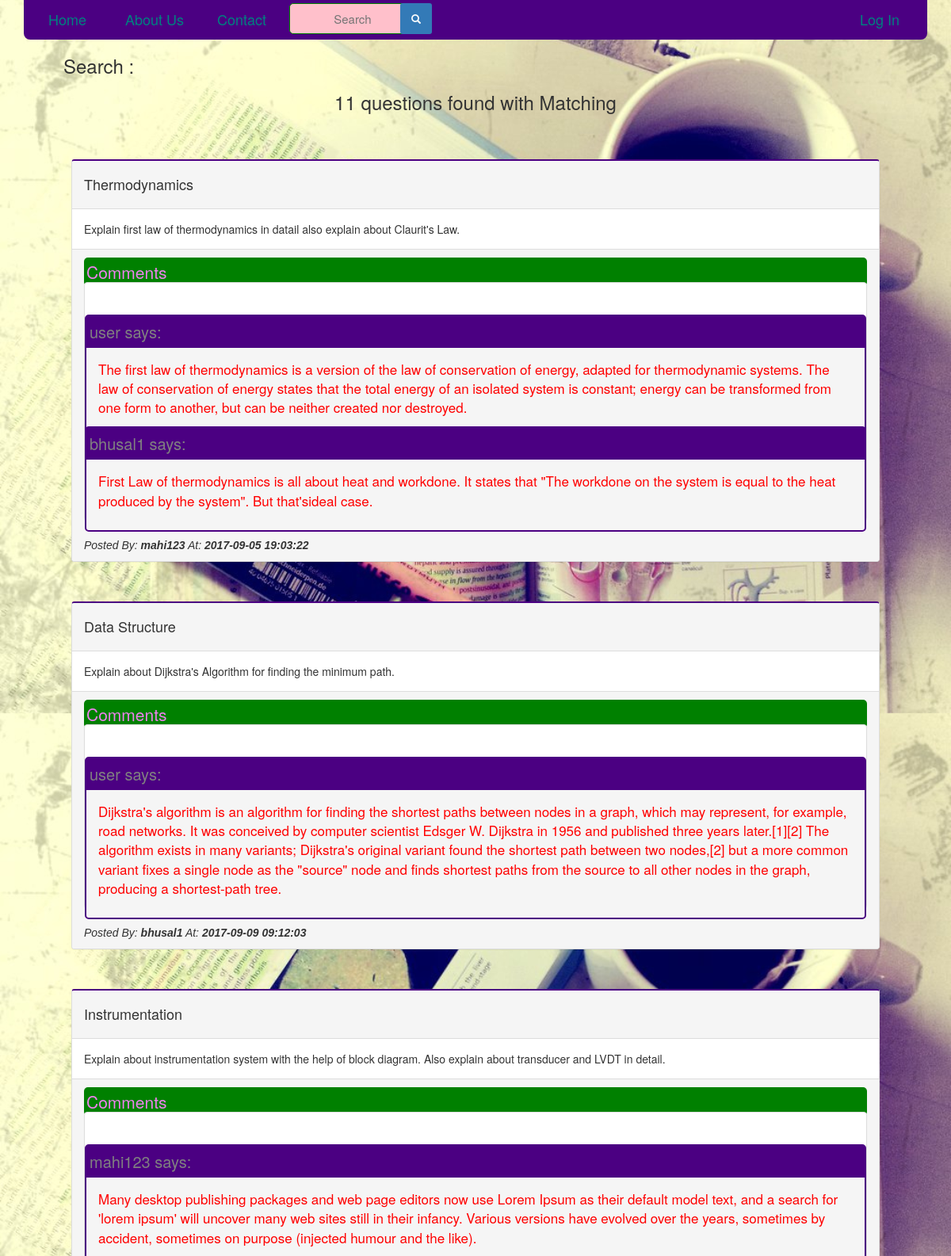
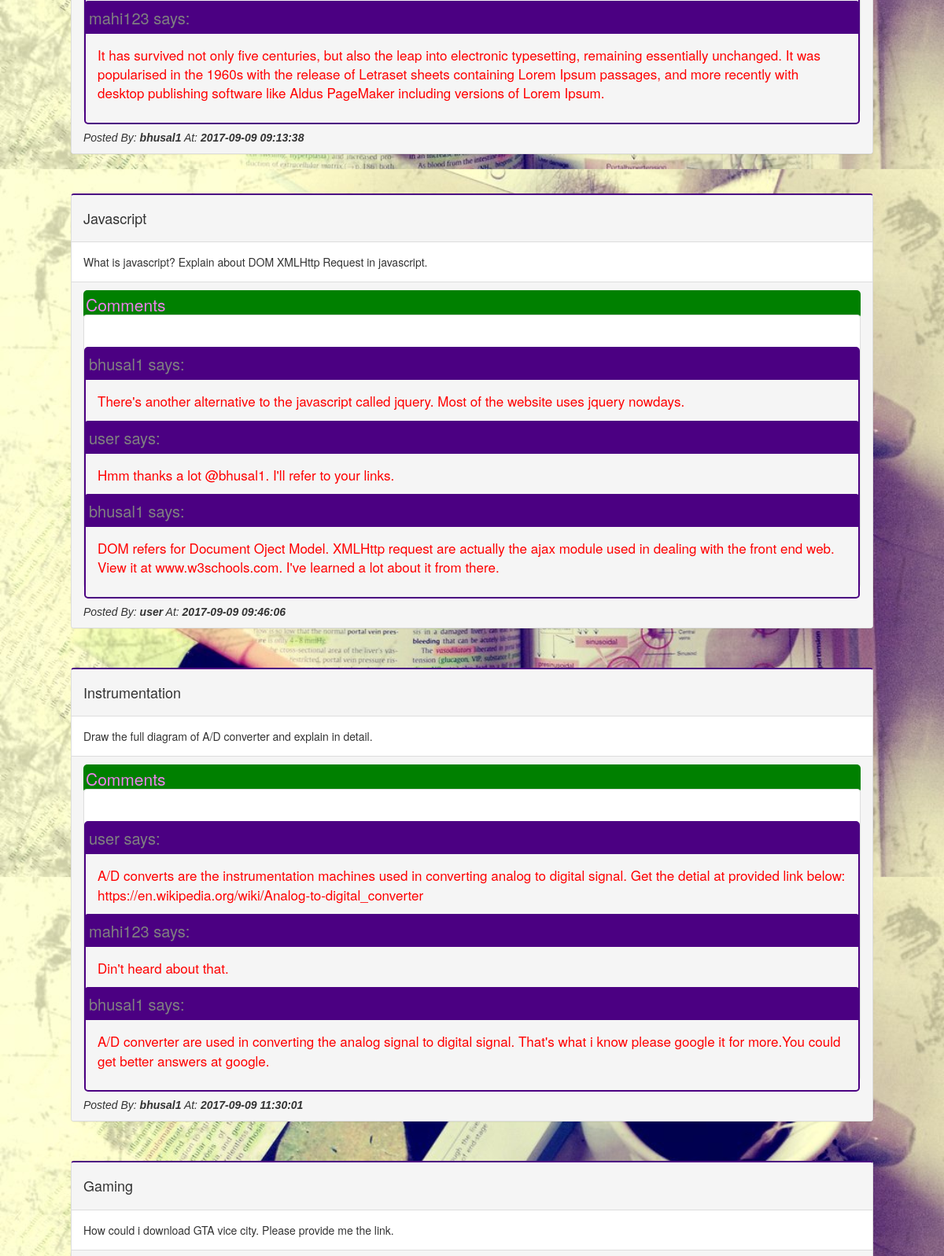
The app's page /search_home.php (upper part) with its own data (2 pictures, top to bottom).
### tables this page shows
CREATE TABLE `questions` (
  `id` int(11) NOT NULL,
  `username` text NOT NULL,
  `title` text NOT NULL,
  `question` text NOT NULL,
  `time` timestamp NOT NULL DEFAULT CURRENT_TIMESTAMP
);

CREATE TABLE `comment` (
  `id` int(11) NOT NULL,
  `link_id` varchar(11) NOT NULL,
  `comment` text NOT NULL,
  `username` text NOT NULL
);

### search_home.php (the view, shortened to what this page needs)
<?php
$search= $_SESSION["search_question"];
 ?>
<!DOCTYPE html>
<html lang="en">
    <head>
        <link href="Bootstrap/css/bootstrap.css" rel="stylesheet" type="text/css"/>
        <link href="style.css" rel="stylesheet" type="text/css"/>
    </head>
    <body style="background-image: url('study.jpg');background-size: cover;width:100%;height:650px;overflow-x:hidden;overflow-y: scroll" class="img-responsive">
        <div class="container">
            <?php
            include './navigation.php';
            ?>
         <h3 style="margin-left: 50px;">Search : <?php echo $search; ?></h3>
  		<?php
                    	$i = 0;
                    	 $conn =   $conn = new mysqli("localhost", "root", "", "project");
                    	$sql = "SELECT * FROM questions WHERE question LIKE '%".$search."%' ";
                    	$result = $conn->query($sql);
                    	while ($row = $result->fetch_assoc()){
                    		$i++;
                    	}
                    if($i==0)
                    {
                    	echo '<h3 style="text-align:center">No questions found with <span style="color:red"> '.$search.
                    	' </span> Matching </h3>';
                    }
                    else
                    {
                    	echo '<h3 style="text-align:center">'.$i.' questions found with <span style="color:red"> '.$search.
                    	'</span>   Matching </h3>';
                    }
  		 ?>
			 <div class="jumbotron" style="background:none;margin-bottom: 10px;" >
                    <?php
                    $conn =   $conn = new mysqli("localhost", "root", "", "project");
                    $sql = "SELECT * FROM questions WHERE question LIKE '%".$search."%' ";
                    $result = $conn->query($sql);
                    while ($row = $result->fetch_assoc()):
                    ?>
                    <div class="panel panel-default" style="border-top:2px solid indigo;box-shadow: 100px 200px solid #E8DEDE;margin-bottom: 50px">
                    <div class="panel-heading">
                    <h4><?php echo $row["title"]; ?></h4></div>
                    <div class="panel-body"><?php echo $row["question"]; ?></div>
                    <div class="panel-footer">
                        <p style="color:violet;border-radius: 5px;width:100%;cursor:pointer;padding:3px;background: green">Comments</p> <br>
                        <div class="panel panel-default" style="margin-top: -40px">
                            <br clear="all"><br>
                          <?php
                                $sql2 = "SELECT * FROM comment ORDER BY id DESC";
                                 $result2 = $conn->query($sql2);
                                 while ($row2 = $result2->fetch_assoc()):
                           ?>
                         <?php
                          if($row2["link_id"]==$row["id"])
                          {
                                echo'<div class="panel-footer" style="border:2px solid indigo;border-radius:5px;font-size:17px;margin-bottom:-15px">
                                <p style="height:40px;line-height:40px;padding-left:4px;padding-right:5px;margin-left:-15px;color:gray;margin-top:-10px;margin-right:-15px;font-size:20px;background:indigo">'.$row2["username"].' says:';
                                echo    '</p>
                                <p style="color:red;font-size:17px">'. $row2["comment"].'</p>
                                </div>';
                          }
                             ?>
                          <?php endwhile;  ?>
                        </div>
                    <i style="font-family: sans-serif;">Posted By: <b><?php echo $row["username"]; ?></b> At: <b><?php echo $row["time"]; ?></b></i>
                    </div>
                    </div>
            <?php  endwhile; ?>
            </div>
          </div>
 </body>
 </html>

### records on screen
questions: title "Thermodynamics", question "Explain first law of thermodynamics in datail also explain about Claurit's Law.", username "mahi123", time "2017-09-05 19:03:22"
comment: username "user", comment "The first law of thermodynamics is a version of the law of conservation of energy, adapted for thermodynamic systems. The law of conservation of energy states that the total energy of an isolated system is constant; energy can be transformed from one form to another, but can be neither created nor destroyed."
comment: username "bhusal1", comment "First Law of thermodynamics is all about heat and workdone. It states that \"The workdone on the system is equal to the heat produced by the system\". But that'sideal case."
questions: title "Data Structure", question "Explain about Dijkstra's Algorithm for finding the minimum path.", username "bhusal1", time "2017-09-09 09:12:03"
comment: username "user", comment "Dijkstra's algorithm is an algorithm for finding the shortest paths between nodes in a graph, which may represent, for example, road networks. It was conceived by computer scientist Edsger W. Dijkstra in 1956 and published three years later.[1][2] The algorithm exists in many variants; Dijkstra's original variant found the shortest path between two nodes,[2] but a more common variant fixes a single node as the \"source\" node and finds shortest paths from the source to all other nodes in the graph, producing a shortest-path tree."
questions: title "Instrumentation", question "Explain about instrumentation system with the help of block diagram. Also explain about transducer and LVDT in detail.", username "bhusal1", time "2017-09-09 09:13:38"
comment: username "mahi123", comment "Many desktop publishing packages and web page editors now use Lorem Ipsum as their default model text, and a search for 'lorem ipsum' will uncover many web sites still in their infancy. Various versions have evolved over the years, sometimes by accident, sometimes on purpose (injected humour and the like)."
comment: username "mahi123", comment "It has survived not only five centuries, but also the leap into electronic typesetting, remaining essentially unchanged. It was popularised in the 1960s with the release of Letraset sheets containing Lorem Ipsum passages, and more recently with desktop publishing software like Aldus PageMaker including versions of Lorem Ipsum."
questions: title "Javascript", question "What is javascript? Explain about DOM XMLHttp Request in javascript.", username "user", time "2017-09-09 09:46:06"
comment: username "bhusal1", comment "There's another alternative to the javascript called jquery. Most of the website uses jquery nowdays."
comment: username "user", comment "Hmm thanks a lot @bhusal1. I'll refer to your links."
comment: username "bhusal1", comment "DOM refers for Document Oject Model. XMLHttp request are actually the ajax module used in dealing with the front end web. View it at www.w3schools.com. I've learned a lot about it from there."
questions: title "Instrumentation", question "Draw the full diagram of A/D converter and explain in detail.", username "bhusal1", time "2017-09-09 11:30:01"
comment: username "user", comment "A/D converts are the instrumentation machines used in converting analog to digital signal. Get the detial at provided link below: https://en.wikipedia.org/wiki/Analog-to-digital_converter"
comment: username "mahi123", comment "Din't heard about that."
comment: username "bhusal1", comment "A/D converter are used in converting the analog signal to digital signal. That's what i know please google it for more.You could get better answers at google."
questions: title "Gaming", question "How could i download GTA vice city. Please provide me the link."

### other values on screen
$i "11"
